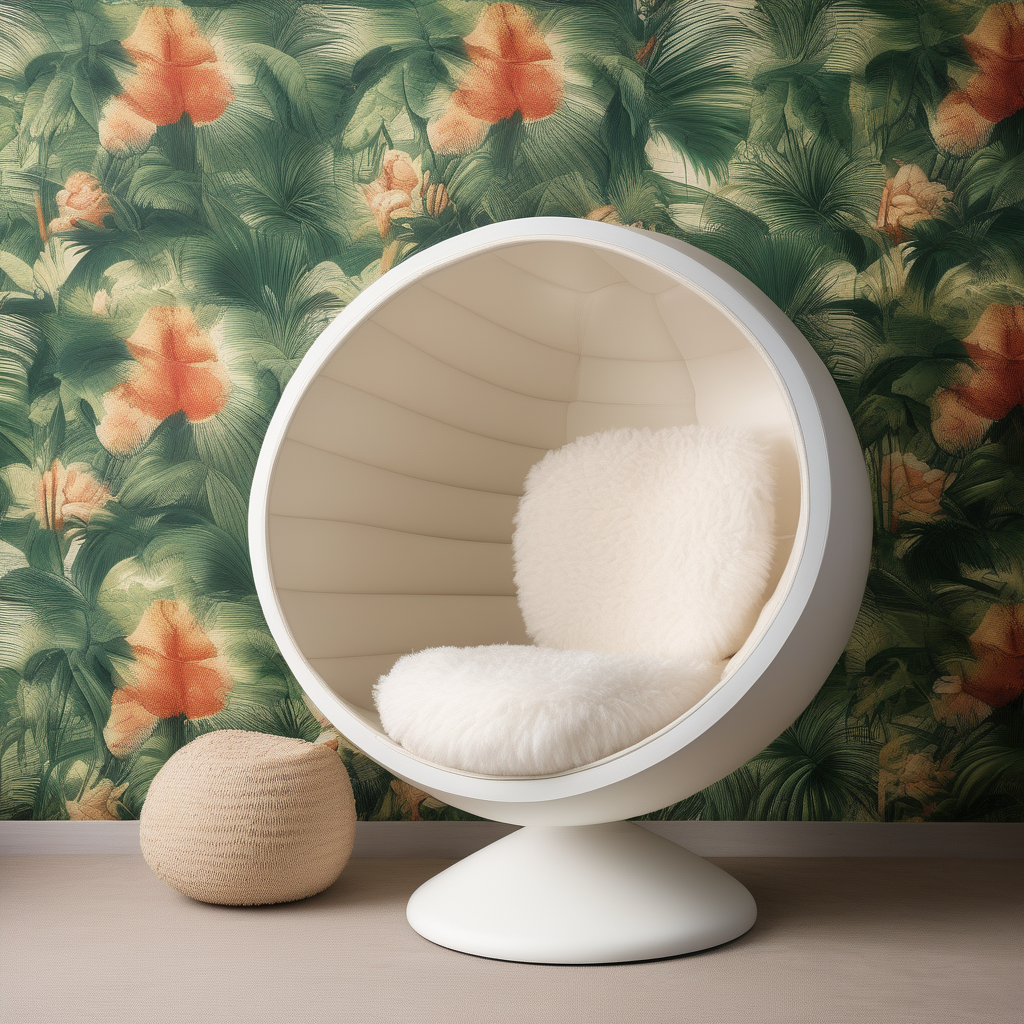

The Python source for this figure:
import torch
import torch._dynamo.config
import torch._inductor.config

import fire
from diffusers.schedulers.scheduling_euler_ancestral_discrete import EulerAncestralDiscreteScheduler

from basedxl import BasedXLPipeline
from basedxl.utils import BasedXLConfig


torch._inductor.config.coordinate_descent_tuning = True
torch._inductor.config.triton.unique_kernel_names = False
torch._inductor.config.fx_graph_cache = True
torch._inductor.config.conv_1x1_as_mm = True
torch._inductor.config.freezing = True
torch._inductor.config.freezing_discard_parameters = True


def main(
    prompt: str = "Photo of a lychee-inspired spherical chair, with a bumpy white exterior and plush interior, set against a tropical wallpaper.",
    negative_prompt: str = "",
    seed: int = 42,
    guidance_scale: float = 5.0,
    num_inference_steps: int = 50,
    width: int = 1024,
    height: int = 1024,
    compile: bool = False,
    distrifusion_warmup_steps: int = 4,
    out_path: str = "sample.png",
    verbose: bool = False,
):
    basedxl_config = BasedXLConfig(
        width=width,
        height=height,
        compile_unet=compile,
        warmup_steps=distrifusion_warmup_steps,
        verbose=verbose,
    )

    scheduler = EulerAncestralDiscreteScheduler.from_pretrained(
        basedxl_config.pretrained_model_name_or_path,
        subfolder="scheduler",
    )

    pipeline = BasedXLPipeline.from_pretrained(
        basedxl_config,
        variant="fp16",
        use_safetensors=True,
        scheduler=scheduler,
    )

    # Warmup
    pipeline(
        prompt=prompt,
        negative_prompt=negative_prompt,
        guidance_scale=guidance_scale,
        num_inference_steps=10,
    )

    # Generate
    torch.cuda.cudart().cudaProfilerStart()  # type: ignore
    output = pipeline(
        prompt=prompt,
        negative_prompt=negative_prompt,
        generator=torch.Generator(device="cuda").manual_seed(seed),
        num_inference_steps=num_inference_steps,
        guidance_scale=guidance_scale,
    )
    torch.cuda.cudart().cudaProfilerStop()  # type: ignore

    image = output.images[0]  # type: ignore
    image.save(out_path)


if __name__ == "__main__":
    fire.Fire(main)
